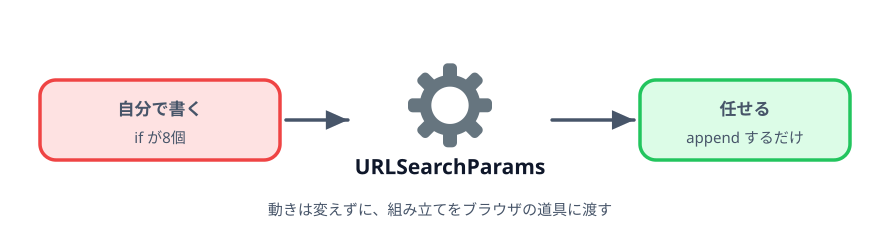

Recreate this plot in Python.
"""3-1 のサムネ: 自前の分岐を URLSearchParams に置き換える。"""

import pathlib
import sys

sys.path.insert(0, str(pathlib.Path.home() / ".claude/skills/genfig"))
from genfig import Canvas  # noqa: E402

c = Canvas(880, 250)

before = c.sticky(40, 80, 240, 80, color="red")
c.text(160, 115, "自分で書く", scale="label", align="center")
c.text(160, 143, "if が8個", scale="body", align="center")

tool = c.node(450, 120, "URLSearchParams", emoji_cp="2699", w=200, h=92)

after = c.sticky(640, 80, 210, 80, color="green")
c.text(745, 115, "任せる", scale="label", align="center")
c.text(745, 143, "append するだけ", scale="body", align="center")

c.link(before, tool)
c.link(tool, after)

c.text(440, 215, "動きは変えずに、組み立てをブラウザの道具に渡す", scale="body",
       align="center")

print(c.save("00-thumbnail.svg"))
